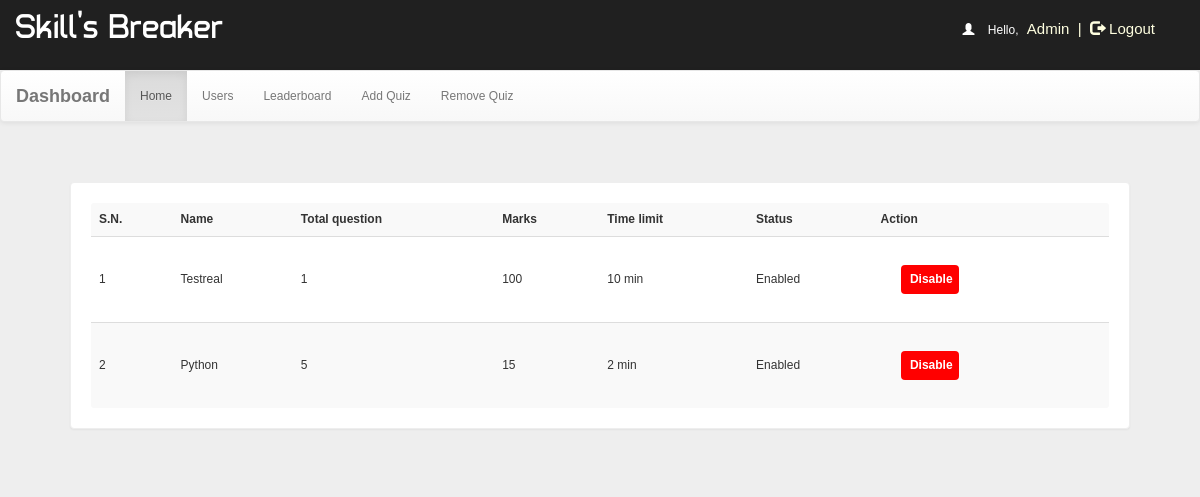
The app's page /dash.php?q=0 (signed in), older data.
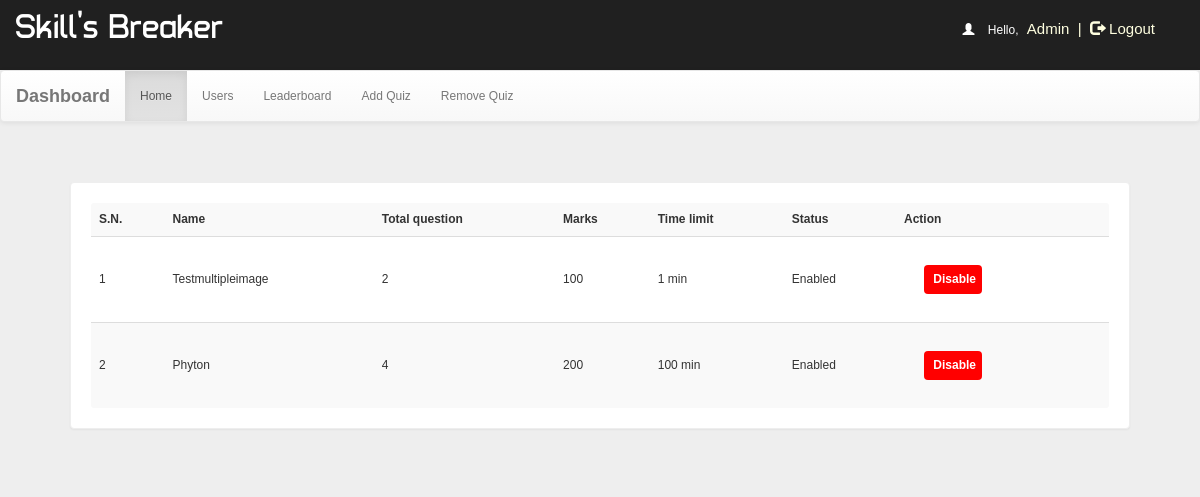
The same page, newer data.
### tables this page shows
CREATE TABLE `quiz` (
  `id` int(100) NOT NULL,
  `eid` varchar(100) NOT NULL,
  `title` varchar(100) NOT NULL,
  `correct` int(11) NOT NULL,
  `wrong` int(11) NOT NULL,
  `total` int(11) NOT NULL,
  `time` bigint(20) NOT NULL,
  `date` timestamp NOT NULL DEFAULT current_timestamp() ON UPDATE current_timestamp(),
  `status` varchar(10) NOT NULL,
  `adminID` int(100) NOT NULL
);

### dash.php (the view, shortened to what this page needs)
<!DOCTYPE html PUBLIC "-//W3C//DTD XHTML 1.0 Transitional//EN" "http://www.w3.org/TR/xhtml1/DTD/xhtml1-transitional.dtd">
<html xmlns="http://www.w3.org/1999/xhtml">
<head>
<link  rel="stylesheet" href="css/bootstrap.min.css"/>
 <link  rel="stylesheet" href="css/bootstrap-theme.min.css"/>
 <link rel="stylesheet" href="css/main.css">
 <link  rel="stylesheet" href="css/font.css">
</head>
<body  style="background:#eee;">
<body  style="background:#eee;">
<div class="header">
<div class="row">
<div class="col-lg-6">
<span class="logo">Skill's Breaker</span></div>
<?php
include_once 'dbConnection.php';
if (!(isset($_SESSION['username']))  || ($_SESSION['key']) != '54585c506829293a2d4c3b68543b316e2e7a2d277858545a36362e5f39') {
    session_destroy();
    header("location:index.php");
} else {
    $name     = $_SESSION['name'];
    echo '<span class="pull-right top title1" ><span style="color:white"><span class="glyphicon glyphicon-user" aria-hidden="true"></span>&nbsp;&nbsp;&nbsp;&nbsp;Hello,</span> <span class="log log1" style="color:lightyellow">' . $name . '&nbsp;&nbsp;|&nbsp;&nbsp;<a href="logout.php?q=account.php" style="color:lightyellow"><span class="glyphicon glyphicon-log-out" aria-hidden="true"></span>&nbsp;Logout</button></a></span>';
}
?>
</div></div>
<nav class="navbar navbar-default title1">
  <div class="container-fluid">
    <div class="navbar-header">
      <a class="navbar-brand" href="dash.php?q=0"><b>Dashboard</b></a>
    </div>
    <div class="collapse navbar-collapse" id="bs-example-navbar-collapse-1">
      <ul class="nav navbar-nav">
        <li <?php
if (@$_GET['q'] == 0)
    echo 'class="active"';
?>><a href="dash.php?q=0">Home<span class="sr-only">(current)</span></a></li>
        <li <?php
if (@$_GET['q'] == 1)
    echo 'class="active"';
?>><a href="dash.php?q=1">Users</a></li>
    <li <?php
if (@$_GET['q'] == 2)
    echo 'class="active"';
?>><a href="dash.php?q=2">Leaderboard</a></li>
        <li <?php
if (@$_GET['q'] == 3)
    echo 'class="active"';
?>><a href="dash.php?q=3">Add Quiz</a></li>
        <li <?php
if (@$_GET['q'] == 4)
    echo 'class="active"';
?>><a href="dash.php?q=4">Remove Quiz</a></li>
      </ul>
          </div>
  </div>
</nav>
<div class="container">
<div class="row">
<div class="col-md-12">
<?php
if (@$_GET['q'] == 0) {
    $result = mysqli_query($con, "SELECT * FROM quiz ORDER BY date DESC") or die('Error');
    echo '<div class="panel"><table class="table table-striped title1"  style="vertical-align:middle">
<tr><td style="vertical-align:middle"><b>S.N.</b></td><td style="vertical-align:middle"><b>Name</b></td><td style="vertical-align:middle"><b>Total question</b></td><td style="vertical-align:middle"><b>Marks</b></td><td style="vertical-align:middle"><b>Time limit</b></td><td style="vertical-align:middle"><b>Status</b></td><td style="vertical-align:middle"><b>Action</b></td></tr>';
    $c = 1;
    while ($row = mysqli_fetch_array($result)) {
        $title   = $row['title'];
        $total   = $row['total'];
        $correct = $row['correct'];
        $time    = $row['time'];
        $eid     = $row['eid'];
        $status  = $row['status'];
        if ($status == "enabled") {
            echo '<tr><td style="vertical-align:middle">' . $c++ . '</td><td style="vertical-align:middle">' . $title . '</td><td style="vertical-align:middle">' . $total . '</td><td style="vertical-align:middle">' . $correct * $total . '</td><td style="vertical-align:middle">' . $time . '&nbsp;min</td><td style="vertical-align:middle">Enabled</td>
  <td style="vertical-align:middle"><b><a href="update.php?deidquiz=' . $eid . '" class="btn logb" style="color:#FFFFFF;background:#ff0000;font-size:12px;padding:5px;">&nbsp;<span><b>Disable</b></span></a></b></td></tr>';
        }
    }
}
?>
</div>
</div></div>
</body>
</html>

### css/main.css (style rules this page uses)
body { overflow-x:hidden;max-width:100%;font: 12px "Century Gothic", "Times Roman", sans-serif;background:#eee;min-height:550px;background-attachment:fixed; }
.panel { border-color:#eee;margin:40px;padding:20px;font: 15px "Century Gothic", "Times Roman", sans-serif; }
.header { overflow-x:hidden;max-width:100%;background:#202020;height:70px; }
.logo { font-family:'typo';font-size:35px;color:#ffffff;margin:15px; }
.title1 { font: 12px "Century Gothic", "Times Roman", sans-serif; }
.logb { color:#FFFFFF;background:#0000ff;font-size:15px;margin:20px;padding:8px; }
.top { margin-top:20px; }
.log1 { font: 15px 'Ubuntu', sans-serif;color:#0000ff;margin-left:10px; }
.log { margin:10px;margin-right:60px;margin-left:5px;color:#ffffb3;text-decoration:none;font-size:20px;font-size:15px; }

Row changes from the older to the newer data that the page shows:
removed quiz: title "Testreal", total "1", $correct*$total "100", time "10"
removed quiz: title "Python", total "5", $correct * $total "15", time "2"
added quiz: title "Testmultipleimage", total "2", $correct * $total "100", time "1"
added quiz: title "Phyton", total "4", $correct * $total "200", time "100"
